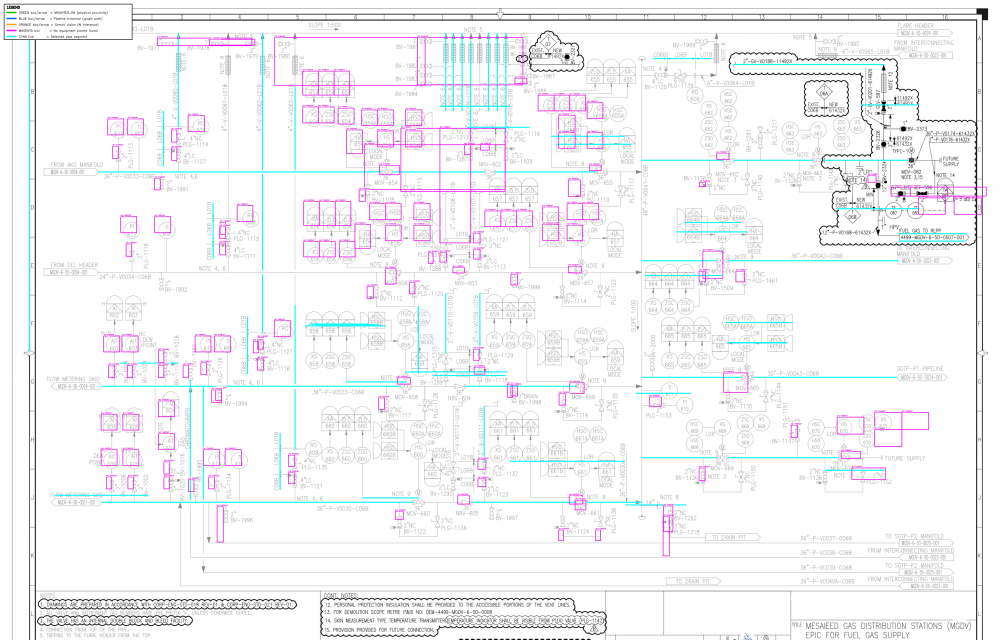
#> input picture output2/hierarchy_verification.jpg, 5000 x 3197 px (shown at 1/5 size)
$ python visualize_hierarchy.py --image ../output2/hierarchy_verification.jpg
#> lines starting #> are read from the running program, lines starting #| are printed output that depends on the picture
#!/usr/bin/env python3
"""
visualize_hierarchy.py — Hierarchy verification overlay
========================================================

Renders a single annotated JPEG that lets an engineer eyeball whether the
step5b2 hierarchy is correct: which pipes fed the graph, which symbols were
detected, and — colour-coded by evidence — how each instrument/valve was
bound to its equipment parent.

INPUT
    --image       input_drawing.jpg                  (background)
    --hierarchy   output/step5b2_hierarchy_full.json (segments + graph + hierarchy)
    --associations output/step5b_associations_full.json (optional; pipe segments
                  are read from the hierarchy JSON's line_segments[] by default)
    --out         output/hierarchy_verification.jpg

LAYERS (bottom → top)
    1  original drawing
    2  detected pipe segments that feed a real pipeline (cyan)
    3  all detected symbols (thin gray bbox + tag)
    4  equipment nodes (thick red bbox + tag)
    5  parent→child edges coloured by equipment_parent_evidence
         gemini_vision      → orange
         pipeline_traversal → blue
         mounted / proximity→ green
    6  instruments/valves with NO equipment parent (magenta, not isolated)

COORDINATE SYSTEM
    The hierarchy JSON coordinates live in the drawing's native detection space
    (== input_drawing.jpg's pixel space, 9934x7017 on the test sheet). The output
    canvas is rescaled to OUTPUT_WIDTH px; every bbox/segment coordinate is scaled
    by  scale = OUTPUT_WIDTH / image_width  before drawing, so labels stay legible.

Only depends on cv2 + numpy.
"""

import argparse
import json
from pathlib import Path

import cv2
import numpy as np

OUTPUT_WIDTH = 5000   # px — final canvas width
JPEG_QUALITY = 92

# ── colours (BGR for OpenCV) ────────────────────────────────────────────────
def _bgr(r, g, b):
    return (b, g, r)

CYAN    = _bgr(0, 255, 255)
GRAY    = _bgr(150, 150, 150)
RED     = _bgr(255, 0, 0)
ORANGE  = _bgr(255, 165, 0)     # gemini_vision
BLUE    = _bgr(0, 100, 255)     # pipeline_traversal
GREEN   = _bgr(0, 200, 0)       # mounted_on / proximity
MAGENTA = _bgr(255, 0, 255)     # no parent
WHITE   = _bgr(255, 255, 255)
BLACK   = _bgr(0, 0, 0)

FONT = cv2.FONT_HERSHEY_SIMPLEX


def evidence_color(ev: str):
    """Map equipment_parent_evidence string → (color, label) by mechanism."""
    e = (ev or "").lower()
    if "gemini_vision" in e:
        return ORANGE, "gemini"
    if "pipeline_traversal" in e:
        return BLUE, "pipeline"
    if "mounted" in e or "mounted_on" in e or "from equipment" in e:
        return GREEN, "mounted"
    return None, "other"


def bbox_pts(bb, s):
    """Return scaled (x1,y1),(x2,y2) integer tuples from a bbox dict."""
    x1 = int(round(bb.get("x1", 0) * s)); y1 = int(round(bb.get("y1", 0) * s))
    x2 = int(round(bb.get("x2", 0) * s)); y2 = int(round(bb.get("y2", 0) * s))
    return (x1, y1), (x2, y2)


def bbox_center(bb, s):
    cx = (bb.get("x1", 0) + bb.get("x2", 0)) / 2.0 * s
    cy = (bb.get("y1", 0) + bb.get("y2", 0)) / 2.0 * s
    return (int(round(cx)), int(round(cy)))


def label(img, text, org, color, scale=0.3, thick=1, bg=None):
    """putText with an optional filled background box for readability."""
    if bg is not None:
        (tw, th), base = cv2.getTextSize(text, FONT, scale, thick)
        x, y = org
        cv2.rectangle(img, (x - 1, y - th - base - 1), (x + tw + 1, y + base - 1), bg, -1)
    cv2.putText(img, text, org, FONT, scale, color, thick, cv2.LINE_AA)


def draw_legend(img):
    """White box, top-left, explaining every colour."""
    rows = [
        (GREEN,   "GREEN box/arrow  = MOUNTED_ON (physical proximity)"),
        (BLUE,    "BLUE box/arrow   = Pipeline traversal (graph path)"),
        (ORANGE,  "ORANGE box/arrow = Gemini vision (AI inference)"),
        (MAGENTA, "MAGENTA box      = No equipment parent found"),
        (CYAN,    "CYAN line        = Detected pipe segment"),
    ]
    pad = 14
    line_h = 30
    sample_w = 46
    box_w = 640
    box_h = pad * 2 + line_h * len(rows)
    x0, y0 = 20, 20
    # white background with black border
    cv2.rectangle(img, (x0, y0), (x0 + box_w, y0 + box_h), WHITE, -1)
    cv2.rectangle(img, (x0, y0), (x0 + box_w, y0 + box_h), BLACK, 2)
    cv2.putText(img, "LEGEND", (x0 + pad, y0 + pad + 8), FONT, 0.55, BLACK, 2, cv2.LINE_AA)
    for i, (col, txt) in enumerate(rows):
        cy = y0 + pad + line_h * (i + 1) + 4
        cv2.line(img, (x0 + pad, cy - 6), (x0 + pad + sample_w, cy - 6), col, 5, cv2.LINE_AA)
        cv2.putText(img, txt, (x0 + pad + sample_w + 14, cy), FONT, 0.5, BLACK, 1, cv2.LINE_AA)


def main():
    ap = argparse.ArgumentParser(description="Hierarchy verification overlay")
    ap.add_argument("--hierarchy", default="output/step5b2_hierarchy_full.json")
    ap.add_argument("--image", default="input_drawing.jpg")
    ap.add_argument("--associations", default="output/step5b_associations_full.json",
                    help="optional; pipe segments are read from --hierarchy by default")
    ap.add_argument("--out", default="output/hierarchy_verification.jpg")
    args = ap.parse_args()

    H = json.load(open(args.hierarchy))
#> (reads output/step5b2_hierarchy_full.json from the repository)
    img = cv2.imread(args.image)
#> img is the input picture: shape (3197, 5000, 3); mean B, G, R 246.8, 244.3, 244.1
    if img is None:
        raise FileNotFoundError(f"Cannot read image: {args.image}")
    img_h, img_w = img.shape[:2]
#> img_h = 3197; img_w = 5000

    # scale JSON (native detection space == image pixel space) → output canvas
    s = OUTPUT_WIDTH / float(img_w)
#> s = 1
    out_h = int(round(img_h * s))
#> out_h = 3197
    canvas = cv2.resize(img, (OUTPUT_WIDTH, out_h), interpolation=cv2.INTER_AREA)
    print(f"Image {img_w}x{img_h} → canvas {OUTPUT_WIDTH}x{out_h} (scale {s:.4f})")
#| Image 5000x3197 → canvas 5000x3197 (scale 1.0000)

    nodes = {n["node_id"]: n for n in H.get("graph", {}).get("nodes", [])}
    hier = H.get("hierarchy", [])
    segs = H.get("line_segments", [])

    # ── Layer 2: pipe segments feeding a real pipeline ──────────────────────
    n_pipe = 0
    for seg in segs:
        if seg.get("type") not in ("horizontal_pipe", "vertical_pipe"):
            continue
        if (seg.get("length") or 0) <= 150:
            continue
        if not seg.get("pipeline_id"):
            continue
        p0 = (int(round(seg["x0"] * s)), int(round(seg["y0"] * s)))
        p1 = (int(round(seg["x1"] * s)), int(round(seg["y1"] * s)))
        cv2.line(canvas, p0, p1, CYAN, 3, cv2.LINE_AA)
        n_pipe += 1
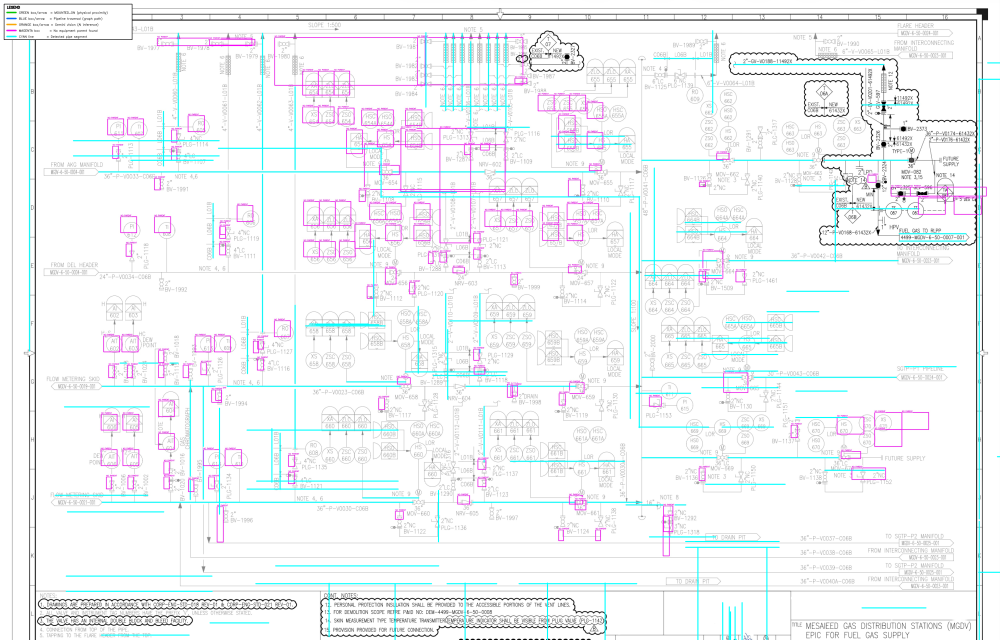
#> canvas: shape (3197, 5000, 3) (shown at 1/5 size); mean B, G, R 246.8, 244.4, 241.5
#> after the loop, n_pipe = 179

    # ── Layer 3: all detected symbols (thin gray) ───────────────────────────
    for n in nodes.values():
        if n.get("kind") not in ("instrument", "valve", "equipment"):
            continue
        bb = n.get("bbox") or {}
        (x1, y1), (x2, y2) = bbox_pts(bb, s)
        cv2.rectangle(canvas, (x1, y1), (x2, y2), GRAY, 1, cv2.LINE_AA)
        tag = n.get("tag_text") or ""
        if tag:
            label(canvas, tag, (x1, max(y1 - 3, 10)), GRAY, scale=0.3, thick=1)

    # ── Layer 4: equipment nodes (thick red) ────────────────────────────────
    for n in nodes.values():
        if n.get("kind") != "equipment":
            continue
        bb = n.get("bbox") or {}
        (x1, y1), (x2, y2) = bbox_pts(bb, s)
        cv2.rectangle(canvas, (x1, y1), (x2, y2), RED, 4, cv2.LINE_AA)
        tag = n.get("tag_text") or ""
        if tag:
            label(canvas, tag, (x1, max(y1 - 10, 24)), RED, scale=0.9, thick=2, bg=WHITE)

    # ── Layer 5: parent→child edges coloured by evidence ────────────────────
    n_edges = 0
    by_ev = {"gemini": 0, "pipeline": 0, "mounted": 0, "other": 0}
    for h in hier:
        if not h.get("equipment_parent"):
            continue
        pid = h.get("equipment_parent_id")
        cid = h.get("node_id")
        pnode = nodes.get(pid)
        cnode = nodes.get(cid)
        if not pnode or not cnode:
            continue
        col, evname = evidence_color(h.get("equipment_parent_evidence"))
        by_ev[evname] = by_ev.get(evname, 0) + 1
        if col is None:           # unknown evidence — skip drawing (still counted)
            continue
        pbb = pnode.get("bbox") or {}
        cbb = cnode.get("bbox") or {}
        (px1, py1), (px2, py2) = bbox_pts(pbb, s)
        (cx1, cy1), (cx2, cy2) = bbox_pts(cbb, s)
        # parent bbox (4px), child bbox (3px) in evidence colour
        cv2.rectangle(canvas, (px1, py1), (px2, py2), col, 4, cv2.LINE_AA)
        cv2.rectangle(canvas, (cx1, cy1), (cx2, cy2), col, 3, cv2.LINE_AA)
        # arrow child → parent
        cv2.arrowedLine(canvas, bbox_center(cbb, s), bbox_center(pbb, s),
                        col, 2, cv2.LINE_AA, tipLength=0.02)
        # label near child
        conf = h.get("equipment_parent_confidence")
        conf_s = f"{conf:.2f}" if isinstance(conf, (int, float)) else "?"
        txt = f"{h.get('tag_text','')} -> {pnode.get('tag_text','')} [{conf_s}]"
        label(canvas, txt, (cx1, max(cy1 - 3, 10)), col, scale=0.3, thick=1, bg=WHITE)
        n_edges += 1
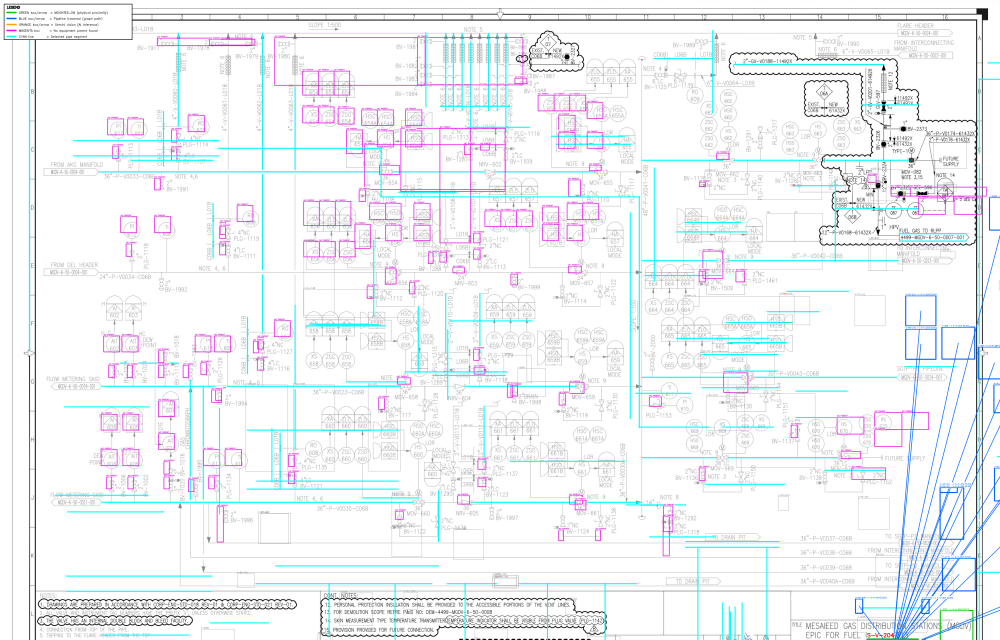
#> canvas: shape (3197, 5000, 3) (shown at 1/5 size); mean B, G, R 246.5, 243.4, 240

    # ── Layer 6: instruments/valves with NO equipment parent ────────────────
    n_noparent = 0
    for h in hier:
        if h.get("kind") not in ("instrument", "valve"):
            continue
        if h.get("equipment_parent"):
            continue
        if h.get("is_isolated"):
            continue
        node = nodes.get(h.get("node_id"))
        if not node:
            continue
        bb = node.get("bbox") or {}
        (x1, y1), (x2, y2) = bbox_pts(bb, s)
        cv2.rectangle(canvas, (x1, y1), (x2, y2), MAGENTA, 2, cv2.LINE_AA)
        label(canvas, "NO PARENT", (x1, max(y1 - 3, 10)), MAGENTA, scale=0.3, thick=1, bg=WHITE)
        n_noparent += 1
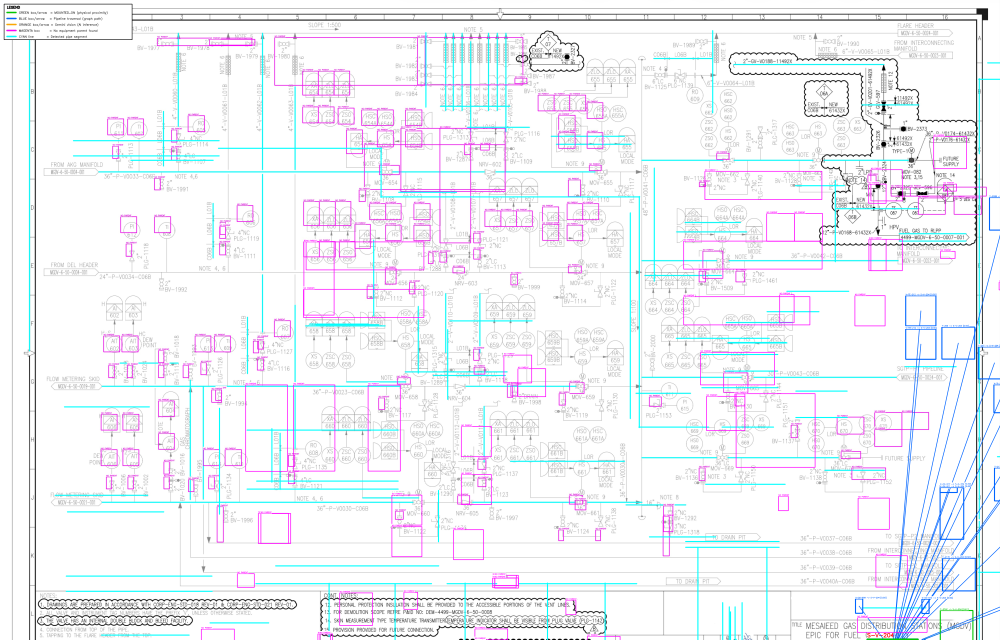
#> canvas: shape (3197, 5000, 3) (shown at 1/5 size); mean B, G, R 246.9, 242, 240.4

    # ── Legend (drawn last, top-left) ───────────────────────────────────────
    draw_legend(canvas)

    out = Path(args.out)
    out.parent.mkdir(parents=True, exist_ok=True)
    cv2.imwrite(str(out), canvas, [int(cv2.IMWRITE_JPEG_QUALITY), JPEG_QUALITY])

    # ── Console report ──────────────────────────────────────────────────────
    print("\n=== Hierarchy Verification Overlay ===")
    print(f"  Parent-child edges drawn : {n_edges}")
#|   Parent-child edges drawn : 25
    print(f"    by evidence            : gemini={by_ev['gemini']}  "
          f"pipeline={by_ev['pipeline']}  mounted={by_ev['mounted']}"
          + (f"  other={by_ev['other']}" if by_ev.get('other') else ""))
#|     by evidence            : gemini=0  pipeline=18  mounted=7
    print(f"  NO PARENT instruments    : {n_noparent}  (magenta boxes)")
#|   NO PARENT instruments    : 161  (magenta boxes)
    print(f"  Pipe segments drawn      : {n_pipe}  (cyan lines)")
#|   Pipe segments drawn      : 179  (cyan lines)
    print(f"  Output                   : {out}")


if __name__ == "__main__":
    main()
